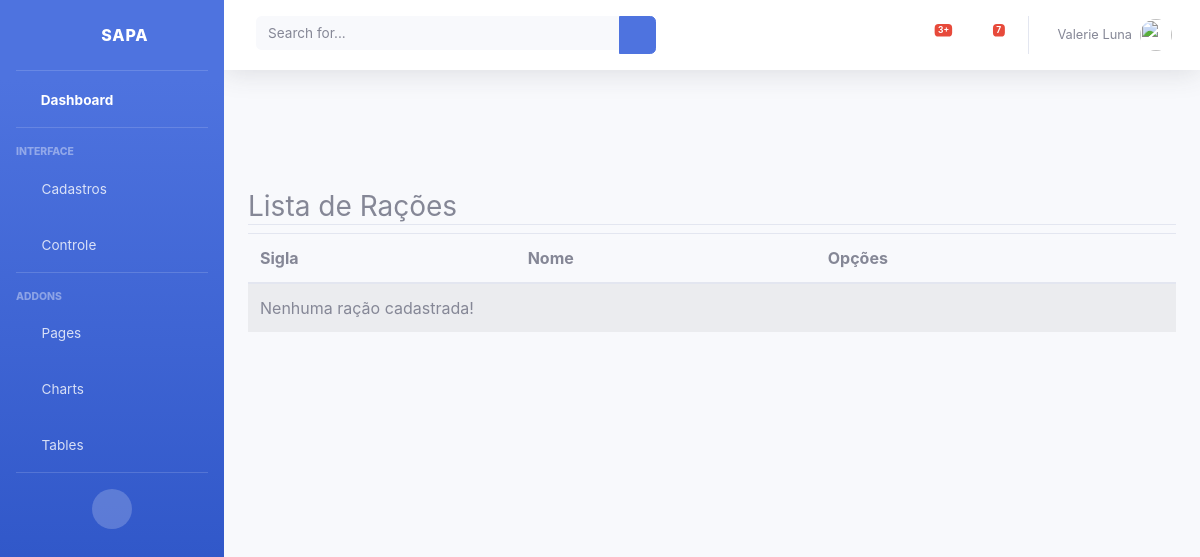
Page /listar/racao/ (signed in) on the earlier database version.
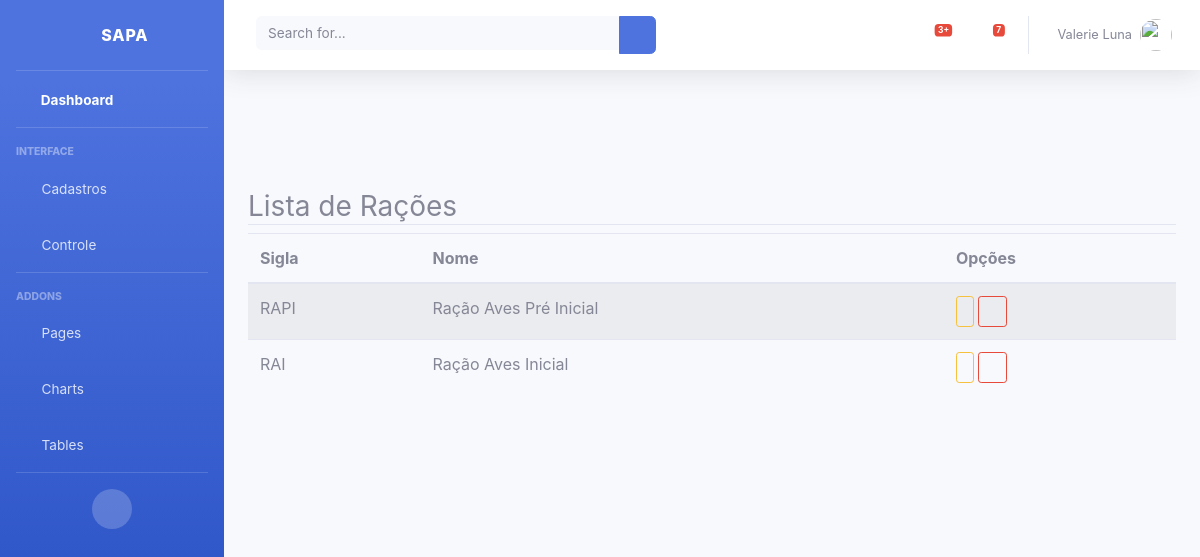
Same page on the later database version.
### cadastros/models.py (models this page shows, shortened)
class Racao(models.Model):
    sigla   = models.CharField(max_length=4, unique = True)
    nome    = models.CharField(max_length=80)

### cadastros/views.py (the view)
# urls.py: path('listar/racao/', RacaoList.as_view(), name="listar-racao"),
class RacaoList(LoginRequiredMixin, ListView):
    model = Racao
    template_name = "cadastros/list_racao.html"

### cadastros/templates/cadastros/list_racao.html (shortened to what this page needs)
{% extends 'cadastros/base.html'%}
{% load static %}
{% load crispy_forms_tags %}
{% block conteudo %}
<div class="container py-5">
    <div class="row mt-5">
        <div class="col-lg">
            <h3 class="border-bottom">
                Lista de Rações
            </h3>
        </div>
    </div>
    <div class="row">
        <div class="col-lg">
            <table class="table table-striped">
                <thead>
                    <tr>
                        <th>Sigla</th>
                        <th>Nome</th>
                        <th>Opções</th>
                    </tr>
                </thead>
                <tbody>
                    {% for racao in object_list %}
                        <tr>
                            <td>{{racao.sigla}}</td>
                            <td>{{racao.nome}}</td>
                            <td>
                                <a href="{% url 'editar-racao' racao.pk %}" class="btn btn-outline-warning btn-sm">
                                </a>
                                <a href="{% url 'excluir-racao' racao.pk %}" class="btn btn-outline-danger btn-sm">
                                    <i class="fa fa-trash" aria-hidden="true"></i>
                                </a>
                            </td>
                            {% empty %}
                            <tr>
                                <td colspan="3">Nenhuma ração cadastrada!</td>
                            </tr>
                    {% endfor %}
                </tbody>
            </table>
        </div>
    </div>
</div>
{% endblock %}

Differences in the rows shown:
added Racao: sigla "RAPI", nome "Ração Aves Pré Inicial"
added Racao: sigla "RAI", nome "Ração Aves Inicial"
Other differences:
text no longer shown: "Nenhuma ração cadastrada!"
